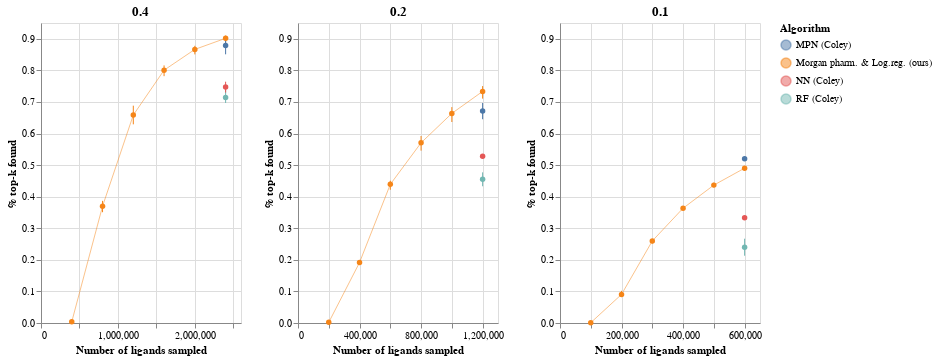

This figure's notebook cell:
### Code cell
chs[0]
sup = chs[0] |  chs[1] | chs[2]
sup
#sup.save('../figures/ampC_reconstruction.html') #using 0.05

### Figure 1 — Vega-Lite specification as saved in the notebook (floating-point values rounded to 4 significant figures)
{"config": {"view": {"continuousWidth": 400, "continuousHeight": 300}}, "hconcat": [{"layer": [{"mark": {"type": "errorbar", "extent": "ci"}, "encoding": {"color": {"type": "nominal", "field": "Algorithm"}, "x": {"type": "quantitative", "field": "N ligands explored", "scale": {"domain": [0, 2410000]}, "title": "Number of ligands sampled"}, "y": {"type": "quantitative", "field": "% top-k found", "scale": {"domain": [0, 0.95]}}}}, {"mark": {"type": "point", "color": "black", "filled": true}, "encoding": {"color": {"type": "nominal", "field": "Algorithm"}, "x": {"type": "quantitative", "field": "N ligands explored"}, "y": {"type": "quantitative", "aggregate": "mean", "field": "% top-k found", "scale": {"domain": [0, 0.95]}}}}, {"mark": {"type": "line", "color": "black", "opacity": 0.5, "size": 1}, "encoding": {"color": {"type": "nominal", "field": "Algorithm"}, "x": {"type": "quantitative", "field": "N ligands explored"}, "y": {"type": "quantitative", "aggregate": "mean", "field": "% top-k found", "scale": {"domain": [0, 0.95]}}}}], "data": {"name": "data-69f5ad225702dcd6770ee3714b521b20"}, "title": "0.4", "width": 200}, {"layer": [{"mark": {"type": "errorbar", "extent": "ci"}, "encoding": {"color": {"type": "nominal", "field": "Algorithm"}, "x": {"type": "quantitative", "field": "N ligands explored", "scale": {"domain": [0, 1210000]}, "title": "Number of ligands sampled"}, "y": {"type": "quantitative", "field": "% top-k found", "scale": {"domain": [0, 0.95]}}}}, {"mark": {"type": "point", "color": "black", "filled": true}, "encoding": {"color": {"type": "nominal", "field": "Algorithm"}, "x": {"type": "quantitative", "field": "N ligands explored"}, "y": {"type": "quantitative", "aggregate": "mean", "field": "% top-k found", "scale": {"domain": [0, 0.95]}}}}, {"mark": {"type": "line", "color": "black", "opacity": 0.5, "size": 1}, "encoding": {"color": {"type": "nominal", "field": "Algorithm"}, "x": {"type": "quantitative", "field": "N ligands explored"}, "y": {"type": "quantitative", "aggregate": "mean", "field": "% top-k found", "scale": {"domain": [0, 0.95]}}}}], "data": {"name": "data-60dc1958aa1398fd67536a8f5be03131"}, "title": "0.2", "width": 200}, {"layer": [{"mark": {"type": "errorbar", "extent": "ci"}, "encoding": {"color": {"type": "nominal", "field": "Algorithm"}, "x": {"type": "quantitative", "field": "N ligands explored", "scale": {"domain": [0, 610000]}, "title": "Number of ligands sampled"}, "y": {"type": "quantitative", "field": "% top-k found", "scale": {"domain": [0, 0.95]}}}}, {"mark": {"type": "point", "color": "black", "filled": true}, "encoding": {"color": {"type": "nominal", "field": "Algorithm"}, "x": {"type": "quantitative", "field": "N ligands explored"}, "y": {"type": "quantitative", "aggregate": "mean", "field": "% top-k found", "scale": {"domain": [0, 0.95]}}}}, {"mark": {"type": "line", "color": "black", "opacity": 0.5, "size": 1}, "encoding": {"color": {"type": "nominal", "field": "Algorithm"}, "x": {"type": "quantitative", "field": "N ligands explored"}, "y": {"type": "quantitative", "aggregate": "mean", "field": "% top-k found", "scale": {"domain": [0, 0.95]}}}}], "data": {"name": "data-44213e103d04ec10e454faa0a8c2a25e"}, "title": "0.1", "width": 200}], "$schema": "https://vega.github.io/schema/vega-lite/v4.8.1.json", "datasets": {"data-69f5ad225702dcd6770ee3714b521b20": [{"Unnamed: 0": 0.0, "Algorithm": "Morgan pharm. & Log.reg. (ours)", "Training size": 400000, "N ligands explored": 400000, "% top-k found": 0.0044}, {"Unnamed: 0": 1.0, "Algorithm": "Morgan pharm. & Log.reg. (ours)", "Training size": 400000, "N ligands explored": 800000, "% top-k found": 0.3715}, {"Unnamed: 0": 2.0, "Algorithm": "Morgan pharm. & Log.reg. (ours)", "Training size": 400000, "N ligands explored": 1200000, "% top-k found": 0.6586}, {"Unnamed: 0": 3.0, "Algorithm": "Morgan pharm. & Log.reg. (ours)", "Training size": 400000, "N ligands explored": 1600000, "% top-k found": 0.8045}, {"Unnamed: 0": 4.0, "Algorithm": "Morgan pharm. & Log.reg. (ours)", "Training size": 400000, "N ligands explored": 2000000, "% top-k found": 0.8708}, {"Unnamed: 0": 5.0, "Algorithm": "Morgan pharm. & Log.reg. (ours)", "Training size": 400000, "N ligands explored": 2400000, "% top-k found": 0.9089}, {"Unnamed: 0": 18.0, "Algorithm": "Morgan pharm. & Log.reg. (ours)", "Training size": 400000, "N ligands explored": 400000, "% top-k found": 0.00398}, {"Unnamed: 0": 19.0, "Algorithm": "Morgan pharm. & Log.reg. (ours)", "Training size": 400000, "N ligands explored": 800000, "% top-k found": 0.3508}, {"Unnamed: 0": 20.0, "Algorithm": "Morgan pharm. & Log.reg. (ours)", "Training size": 400000, "N ligands explored": 1200000, "% top-k found": 0.6291}, {"Unnamed: 0": 21.0, "Algorithm": "Morgan pharm. & Log.reg. (ours)", "Training size": 400000, "N ligands explored": 1600000, "% top-k found": 0.7816}, {"Unnamed: 0": 22.0, "Algorithm": "Morgan pharm. & Log.reg. (ours)", "Training size": 400000, "N ligands explored": 2000000, "% top-k found": 0.8506}, {"Unnamed: 0": 23.0, "Algorithm": "Morgan pharm. & Log.reg. (ours)", "Training size": 400000, "N ligands explored": 2400000, "% top-k found": 0.8857}, {"Unnamed: 0": 36.0, "Algorithm": "Morgan pharm. & Log.reg. (ours)", "Training size": 400000, "N ligands explored": 400000, "% top-k found": 0.0038}, {"Unnamed: 0": 37.0, "Algorithm": "Morgan pharm. & Log.reg. (ours)", "Training size": 400000, "N ligands explored": 800000, "% top-k found": 0.3868}, {"Unnamed: 0": 38.0, "Algorithm": "Morgan pharm. & Log.reg. (ours)", "Training size": 400000, "N ligands explored": 1200000, "% top-k found": 0.6882}, {"Unnamed: 0": 39.0, "Algorithm": "Morgan pharm. & Log.reg. (ours)", "Training size": 400000, "N ligands explored": 1600000, "% top-k found": 0.8156}, {"Unnamed: 0": 40.0, "Algorithm": "Morgan pharm. & Log.reg. (ours)", "Training size": 400000, "N ligands explored": 2000000, "% top-k found": 0.8778}, {"Unnamed: 0": 41.0, "Algorithm": "Morgan pharm. & Log.reg. (ours)", "Training size": 400000, "N ligands explored": 2400000, "% top-k found": 0.9102}, {"Unnamed: 0": null, "Algorithm": "RF (Coley)", "Training size": 400000, "N ligands explored": 2400000, "% top-k found": 0.6883}, {"Unnamed: 0": null, "Algorithm": "RF (Coley)", "Training size": 400000, "N ligands explored": 2400000, "% top-k found": 0.714}, {"Unnamed: 0": null, "Algorithm": "RF (Coley)", "Training size": 400000, "N ligands explored": 2400000, "% top-k found": 0.7397}, {"Unnamed: 0": null, "Algorithm": "NN (Coley)", "Training size": 400000, "N ligands explored": 2400000, "% top-k found": 0.7299}, {"Unnamed: 0": null, "Algorithm": "NN (Coley)", "Training size": 400000, "N ligands explored": 2400000, "% top-k found": 0.747}, {"Unnamed: 0": null, "Algorithm": "NN (Coley)", "Training size": 400000, "N ligands explored": 2400000, "% top-k found": 0.7641}, {"Unnamed: 0": null, "Algorithm": "MPN (Coley)", "Training size": 400000, "N ligands explored": 2400000, "% top-k found": 0.8508}, {"Unnamed: 0": null, "Algorithm": "MPN (Coley)", "Training size": 400000, "N ligands explored": 2400000, "% top-k found": 0.879}, {"Unnamed: 0": null, "Algorithm": "MPN (Coley)", "Training size": 400000, "N ligands explored": 2400000, "% top-k found": 0.9072}], "data-60dc1958aa1398fd67536a8f5be03131": [{"Unnamed: 0": 6.0, "Algorithm": "Morgan pharm. & Log.reg. (ours)", "Training size": 200000, "N ligands explored": 200000, "% top-k found": 0.00192}, {"Unnamed: 0": 7.0, "Algorithm": "Morgan pharm. & Log.reg. (ours)", "Training size": 200000, "N ligands explored": 400000, "% top-k found": 0.185}, {"Unnamed: 0": 8.0, "Algorithm": "Morgan pharm. & Log.reg. (ours)", "Training size": 200000, "N ligands explored": 600000, "% top-k found": 0.4505}, {"Unnamed: 0": 9.0, "Algorithm": "Morgan pharm. & Log.reg. (ours)", "Training size": 200000, "N ligands explored": 800000, "% top-k found": 0.5921}, {"Unnamed: 0": 10.0, "Algorithm": "Morgan pharm. & Log.reg. (ours)", "Training size": 200000, "N ligands explored": 1000000, "% top-k found": 0.6837}, {"Unnamed: 0": 11.0, "Algorithm": "Morgan pharm. & Log.reg. (ours)", "Training size": 200000, "N ligands explored": 1200000, "% top-k found": 0.7395}, {"Unnamed: 0": 24.0, "Algorithm": "Morgan pharm. & Log.reg. (ours)", "Training size": 200000, "N ligands explored": 200000, "% top-k found": 0.00226}, {"Unnamed: 0": 25.0, "Algorithm": "Morgan pharm. & Log.reg. (ours)", "Training size": 200000, "N ligands explored": 400000, "% top-k found": 0.1974}, {"Unnamed: 0": 26.0, "Algorithm": "Morgan pharm. & Log.reg. (ours)", "Training size": 200000, "N ligands explored": 600000, "% top-k found": 0.4218}, {"Unnamed: 0": 27.0, "Algorithm": "Morgan pharm. & Log.reg. (ours)", "Training size": 200000, "N ligands explored": 800000, "% top-k found": 0.5458}, {"Unnamed: 0": 28.0, "Algorithm": "Morgan pharm. & Log.reg. (ours)", "Training size": 200000, "N ligands explored": 1000000, "% top-k found": 0.6365}, {"Unnamed: 0": 29.0, "Algorithm": "Morgan pharm. & Log.reg. (ours)", "Training size": 200000, "N ligands explored": 1200000, "% top-k found": 0.7105}, {"Unnamed: 0": 42.0, "Algorithm": "Morgan pharm. & Log.reg. (ours)", "Training size": 200000, "N ligands explored": 200000, "% top-k found": 0.00214}, {"Unnamed: 0": 43.0, "Algorithm": "Morgan pharm. & Log.reg. (ours)", "Training size": 200000, "N ligands explored": 400000, "% top-k found": 0.1921}, {"Unnamed: 0": 44.0, "Algorithm": "Morgan pharm. & Log.reg. (ours)", "Training size": 200000, "N ligands explored": 600000, "% top-k found": 0.4448}, {"Unnamed: 0": 45.0, "Algorithm": "Morgan pharm. & Log.reg. (ours)", "Training size": 200000, "N ligands explored": 800000, "% top-k found": 0.574}, {"Unnamed: 0": 46.0, "Algorithm": "Morgan pharm. & Log.reg. (ours)", "Training size": 200000, "N ligands explored": 1000000, "% top-k found": 0.6711}, {"Unnamed: 0": 47.0, "Algorithm": "Morgan pharm. & Log.reg. (ours)", "Training size": 200000, "N ligands explored": 1200000, "% top-k found": 0.7502}, {"Unnamed: 0": null, "Algorithm": "RF (Coley)", "Training size": 200000, "N ligands explored": 1200000, "% top-k found": 0.433}, {"Unnamed: 0": null, "Algorithm": "RF (Coley)", "Training size": 200000, "N ligands explored": 1200000, "% top-k found": 0.455}, {"Unnamed: 0": null, "Algorithm": "RF (Coley)", "Training size": 200000, "N ligands explored": 1200000, "% top-k found": 0.477}, {"Unnamed: 0": null, "Algorithm": "NN (Coley)", "Training size": 200000, "N ligands explored": 1200000, "% top-k found": 0.5219}, {"Unnamed: 0": null, "Algorithm": "NN (Coley)", "Training size": 200000, "N ligands explored": 1200000, "% top-k found": 0.528}, {"Unnamed: 0": null, "Algorithm": "NN (Coley)", "Training size": 200000, "N ligands explored": 1200000, "% top-k found": 0.5341}, {"Unnamed: 0": null, "Algorithm": "MPN (Coley)", "Training size": 200000, "N ligands explored": 1200000, "% top-k found": 0.6453}, {"Unnamed: 0": null, "Algorithm": "MPN (Coley)", "Training size": 200000, "N ligands explored": 1200000, "% top-k found": 0.671}, {"Unnamed: 0": null, "Algorithm": "MPN (Coley)", "Training size": 200000, "N ligands explored": 1200000, "% top-k found": 0.6967}], "data-44213e103d04ec10e454faa0a8c2a25e": [{"Unnamed: 0": 12.0, "Algorithm": "Morgan pharm. & Log.reg. (ours)", "Training size": 100000, "N ligands explored": 100000, "% top-k found": 0.00086}, {"Unnamed: 0": 13.0, "Algorithm": "Morgan pharm. & Log.reg. (ours)", "Training size": 100000, "N ligands explored": 200000, "% top-k found": 0.08844}, {"Unnamed: 0": 14.0, "Algorithm": "Morgan pharm. & Log.reg. (ours)", "Training size": 100000, "N ligands explored": 300000, "% top-k found": 0.2621}, {"Unnamed: 0": 15.0, "Algorithm": "Morgan pharm. & Log.reg. (ours)", "Training size": 100000, "N ligands explored": 400000, "% top-k found": 0.3681}, {"Unnamed: 0": 16.0, "Algorithm": "Morgan pharm. & Log.reg. (ours)", "Training size": 100000, "N ligands explored": 500000, "% top-k found": 0.4443}, {"Unnamed: 0": 17.0, "Algorithm": "Morgan pharm. & Log.reg. (ours)", "Training size": 100000, "N ligands explored": 600000, "% top-k found": 0.4973}, {"Unnamed: 0": 30.0, "Algorithm": "Morgan pharm. & Log.reg. (ours)", "Training size": 100000, "N ligands explored": 100000, "% top-k found": 0.00114}, {"Unnamed: 0": 31.0, "Algorithm": "Morgan pharm. & Log.reg. (ours)", "Training size": 100000, "N ligands explored": 200000, "% top-k found": 0.1018}, {"Unnamed: 0": 32.0, "Algorithm": "Morgan pharm. & Log.reg. (ours)", "Training size": 100000, "N ligands explored": 300000, "% top-k found": 0.2656}, {"Unnamed: 0": 33.0, "Algorithm": "Morgan pharm. & Log.reg. (ours)", "Training size": 100000, "N ligands explored": 400000, "% top-k found": 0.3635}, {"Unnamed: 0": 34.0, "Algorithm": "Morgan pharm. & Log.reg. (ours)", "Training size": 100000, "N ligands explored": 500000, "% top-k found": 0.4358}, {"Unnamed: 0": 35.0, "Algorithm": "Morgan pharm. & Log.reg. (ours)", "Training size": 100000, "N ligands explored": 600000, "% top-k found": 0.4898}, {"Unnamed: 0": 48.0, "Algorithm": "Morgan pharm. & Log.reg. (ours)", "Training size": 100000, "N ligands explored": 100000, "% top-k found": 0.00098}, {"Unnamed: 0": 49.0, "Algorithm": "Morgan pharm. & Log.reg. (ours)", "Training size": 100000, "N ligands explored": 200000, "% top-k found": 0.08158}, {"Unnamed: 0": 50.0, "Algorithm": "Morgan pharm. & Log.reg. (ours)", "Training size": 100000, "N ligands explored": 300000, "% top-k found": 0.2517}, {"Unnamed: 0": 51.0, "Algorithm": "Morgan pharm. & Log.reg. (ours)", "Training size": 100000, "N ligands explored": 400000, "% top-k found": 0.3588}, {"Unnamed: 0": 52.0, "Algorithm": "Morgan pharm. & Log.reg. (ours)", "Training size": 100000, "N ligands explored": 500000, "% top-k found": 0.4298}, {"Unnamed: 0": 53.0, "Algorithm": "Morgan pharm. & Log.reg. (ours)", "Training size": 100000, "N ligands explored": 600000, "% top-k found": 0.484}, {"Unnamed: 0": null, "Algorithm": "RF (Coley)", "Training size": 100000, "N ligands explored": 600000, "% top-k found": 0.2131}, {"Unnamed: 0": null, "Algorithm": "RF (Coley)", "Training size": 100000, "N ligands explored": 600000, "% top-k found": 0.24}, {"Unnamed: 0": null, "Algorithm": "RF (Coley)", "Training size": 100000, "N ligands explored": 600000, "% top-k found": 0.2669}, {"Unnamed: 0": null, "Algorithm": "NN (Coley)", "Training size": 100000, "N ligands explored": 600000, "% top-k found": 0.3293}, {"Unnamed: 0": null, "Algorithm": "NN (Coley)", "Training size": 100000, "N ligands explored": 600000, "% top-k found": 0.333}, {"Unnamed: 0": null, "Algorithm": "NN (Coley)", "Training size": 100000, "N ligands explored": 600000, "% top-k found": 0.3367}, {"Unnamed: 0": null, "Algorithm": "MPN (Coley)", "Training size": 100000, "N ligands explored": 600000, "% top-k found": 0.5139}, {"Unnamed: 0": null, "Algorithm": "MPN (Coley)", "Training size": 100000, "N ligands explored": 600000, "% top-k found": 0.52}, {"Unnamed: 0": null, "Algorithm": "MPN (Coley)", "Training size": 100000, "N ligands explored": 600000, "% top-k found": 0.5261}]}}
